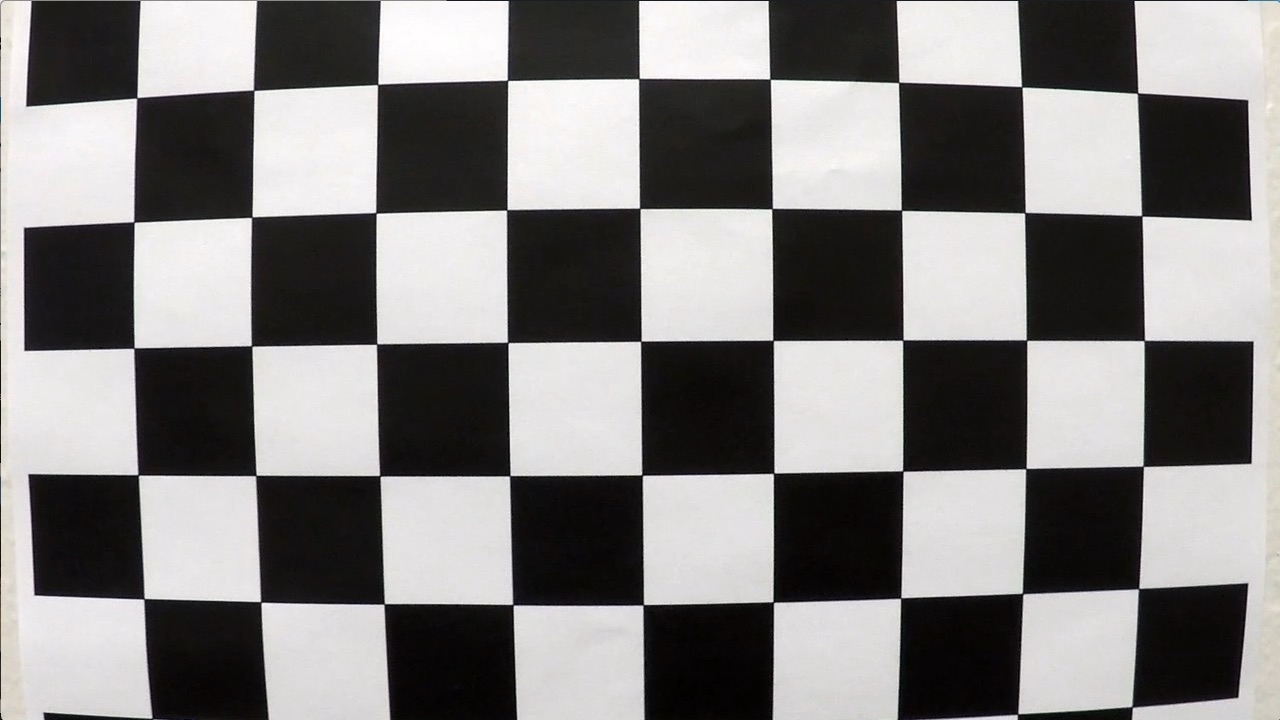
#> input picture camera_cal/calibration1.jpg, 1280 x 720 px; the run also reads 4 pictures not shown here
$ jupyter execute --allow-errors CarND-Advanced-Lane-Lines.ipynb   (shell and % lines are left out)   (older library calls are emulated)
#> lines starting #> are read from the running program, lines starting #| are printed output that depends on the picture; after the words box and inside, x2 and y2 are one past the last pixel; in counts of white or black regions, pixels touching at a corner belong together
# Udacity Self-Driving Car Nanodegree
## Advanced Lane Finding Project

The goals / steps of this project are the following:

* Compute the camera calibration matrix and distortion coefficients given a set of chessboard images.
* Apply a distortion correction to raw images.
* Use color transforms, gradients, etc., to create a thresholded binary image.
* Apply a perspective transform to rectify binary image ("birds-eye view").
* Detect lane pixels and fit to find the lane boundary.
* Determine the curvature of the lane and vehicle position with respect to center.
* Warp the detected lane boundaries back onto the original image.
* Output visual display of the lane boundaries and numerical estimation of lane curvature and vehicle position.

### Imports Lib.

[cell 1]
import numpy as np
import cv2
import pickle
import glob
import matplotlib.pyplot as plt
import ipywidgets
import os
from moviepy.editor import VideoFileClip

print("lib loading done!")

[cell 2]
# load camera calibration data
calibration = pickle.load(open("calibration.p", "rb" ))
#> (reads calibration.p from the repository)
mtx = calibration['mtx']
dist = calibration['dist']

print("calibration data loading done!")

### The process of verifying that the result of the calibration process is successful

[cell 3]
# Test undistortion function
img = cv2.imread('./camera_cal/calibration1.jpg')
#> img is the input picture: shape (720, 1280, 3); mean B, G, R 127.8, 128.4, 130.1
dst = cv2.undistort(img, mtx, dist, None, mtx)

# Visualize undistortion
dst = cv2.cvtColor(dst, cv2.COLOR_BGR2RGB)
f, (ax1, ax2) = plt.subplots(1, 2, figsize=(20,10))
#f.subplots_adjust(hspace = .2, wspace=.05)
ax1.imshow(img)
ax1.set_title('Original Image', fontsize=20)
ax2.imshow(dst)
ax2.set_title('Undistorted Image', fontsize=20)
# save undistorte
cv2.imwrite("./output_images/Undistorted_calibration1.jpg", dst)

print("undistorted processing done!")

### Image used for examination of parameter setting value

[cell 4]
# Image for parameter adjustment
sampleImage = cv2.imread('./test_images/straight_lines1.jpg')
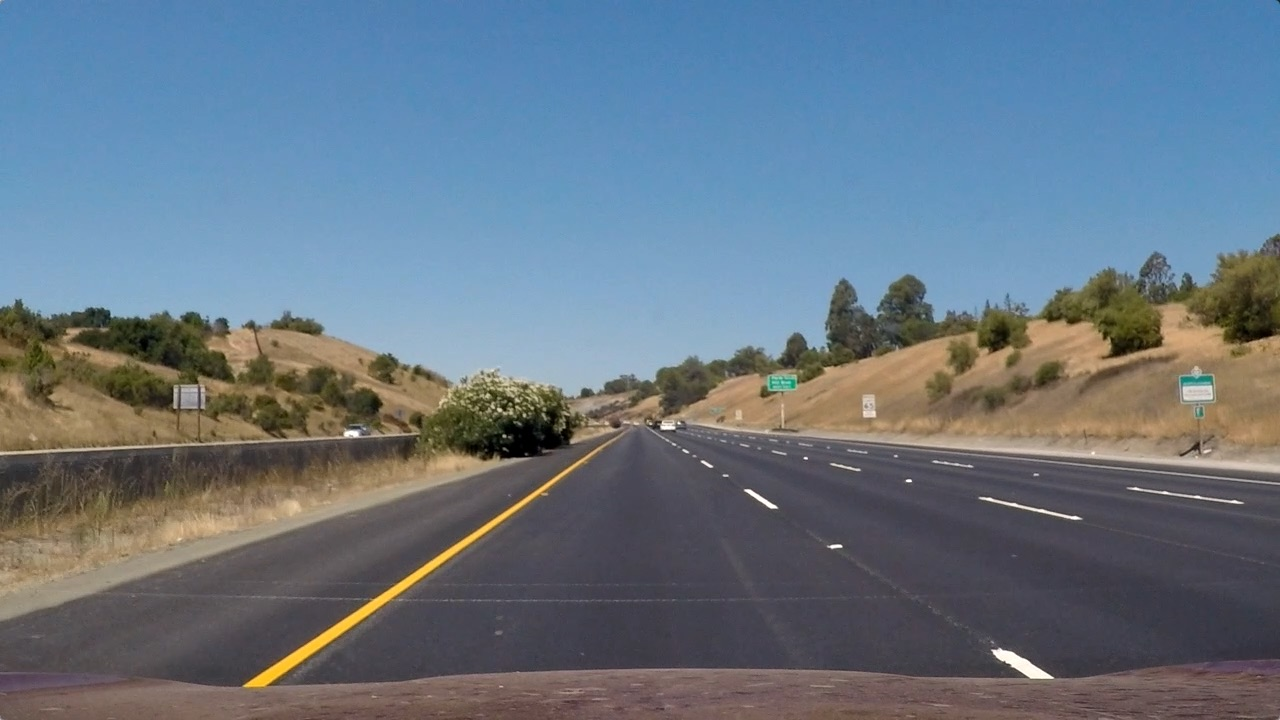
#> input picture test_images/straight_lines1.jpg, 1280 x 720 px
#> sampleImage is the input picture: shape (720, 1280, 3); mean B, G, R 131.2, 117.7, 103.2
sampleImage = cv2.cvtColor(sampleImage, cv2.COLOR_BGR2RGB)
plt.imshow(sampleImage)

### Strain correction processing

[cell 5]
def undistort(img):
    """
    Strain Correction Function
    """
    return cv2.undistort(img, mtx, dist, None, mtx)

#### Image before and after distortion correction processing

[cell 6]
sampleImage_undistort = undistort(sampleImage)

# Visualize undistortion
f, (ax1, ax2) = plt.subplots(1, 2, figsize=(20,10))

ax1.imshow(sampleImage)
ax1.set_title('Original Image', fontsize=20)
ax2.imshow(sampleImage_undistort)
ax2.set_title('Undistorted Image', fontsize=20)

print("undistorted processing done!")

### Perspective transform

[cell 7]
def exec_warp(img, src, dst):
    h,w = img.shape[:2]

    # calculate the tranceform matrix(M) and inverse tranceform matrix(Minv)
    M = cv2.getPerspectiveTransform(src, dst)
    Minv = cv2.getPerspectiveTransform(dst, src)

    # tranceform normal view image to bird's eye view image
    warped = cv2.warpPerspective(img, M, (w,h), flags=cv2.INTER_LINEAR)
    return warped, M, Minv

** Visualize perspective transform on example image **

[cell 8]
h,w = sampleImage_undistort.shape[:2]

h_offset = 0     # height offset
w_offset = 250   # width offset

# define source and destination points for transform

# src point setting
src = np.float32([( 707,464),
                  (1049,682),
                  ( 258,682),
                  ( 575,464)])
# dst point setting
dst = np.float32([[w-w_offset, h_offset],
                  [w-w_offset, h-h_offset],
                  [w_offset, h-h_offset],
                  [w_offset, h_offset]])

# copy image and draw src points
paint = sampleImage_undistort.copy()
vertices = np.int_([src])
cv2.polylines(paint, [vertices], 1, (255,0,0), 4)
#> paint: shape (720, 1280, 3); mean R, G, B 104.7, 117.2, 130.7
for point in src:
    new_point = tuple(point.astype(np.int))
    cv2.circle(paint, new_point, 10, (0,0,255), -1)
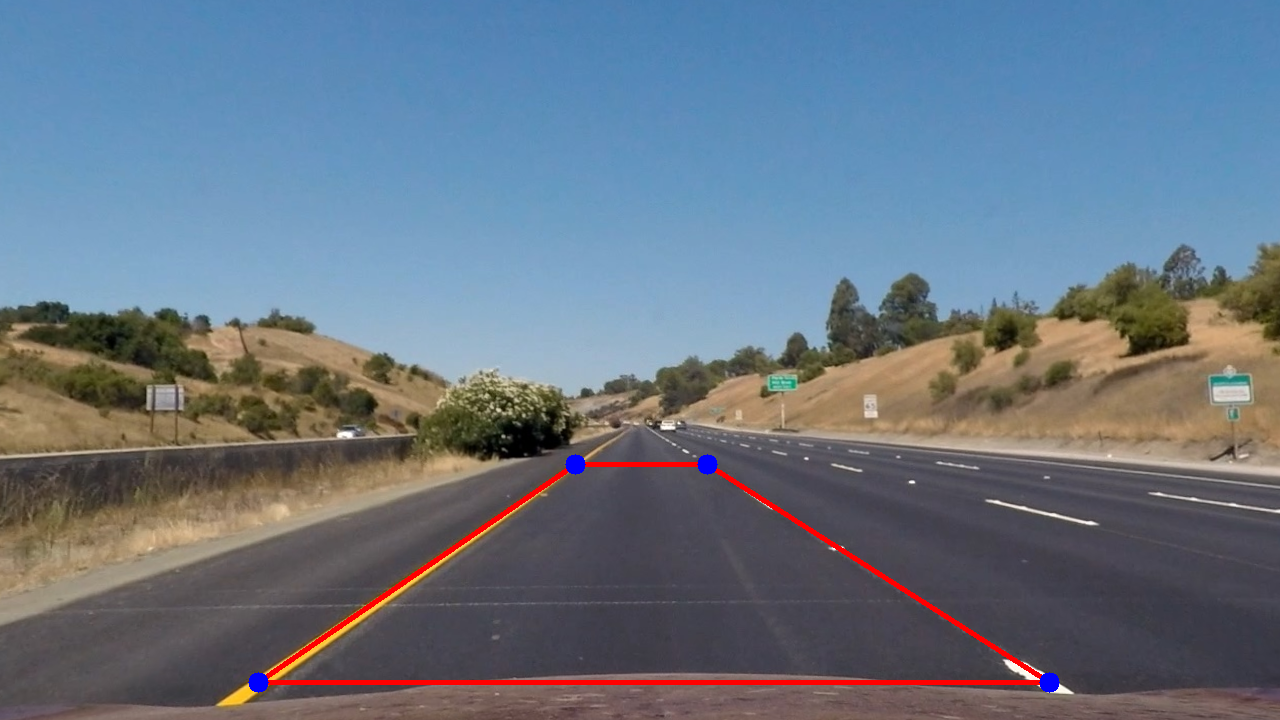
#> paint: shape (720, 1280, 3); mean R, G, B 104.4, 117, 131

# Visualize process
# visualize undistoted image
f, (ax1, ax2) = plt.subplots(1, 2, figsize=(20,10))
ax1.imshow(paint)
ax1.set_title('Undistorted Image', fontsize=20)

# create unwarped image and save mat data for unwaped
sampleImage_warp, M, Minv = exec_warp(paint, src, dst)
#> in exec_warp, `M = cv2.getPerspectiveTransform(src, dst)`: M = [[-0.614, -1.49, 1017.2], [-4.34e-16, -2.06, 954], [-2.74e-19, -0.00238, 1]]
#> in exec_warp, `Minv = cv2.getPerspectiveTransform(dst, src)`: Minv = [[0.169, -0.739, 532.7], [1.77e-16, -0.486, 464], [2.63e-19, -0.00116, 1]]

perspective_mat = {'M': M, 'Minv': Minv}
#> perspective_mat = {'M': [[-0.614, -1.49, 1017.2], [-4.34e-16, -2.06, 954], [-2.74e-19, -0.00238, 1]], 'Minv': [[0.169, -0.739, 532.7], [1.77e-16, -0.486, 464], [2.63e-19, -0.00116, 1]]}
pickle.dump(perspective_mat, open("./perspective_mat.p", "wb"))

ax2.imshow(sampleImage_warp)
ax2.set_title('Warped Image', fontsize=20)

### Process of efficiently extracting lanes using color space and gradient and direction detection

#### HLS Color Space Thresholding process

[cell 9]
def det_lines_by_hls_color(rgb_image, w_low_th, w_up_th, y_low_th, y_up_th):
    """
    Convert rgb color space to hls color space and extract white and yellow lines individually.
    By fusing the two extraction results, lanes of both colors can be detected efficiently.
    """

    # convert rgb to hls
    hls_image = cv2.cvtColor(rgb_image, cv2.COLOR_RGB2HLS)

    white = cv2.inRange(hls_image, w_low_th, w_up_th)  # extract white line
    yellow = cv2.inRange(hls_image, y_low_th, y_up_th) # extract yellow line
    col_combined = yellow | white # Merge results

    return col_combined

#### Sobel Mag. and Dir. Threshold Process

[cell 10]
# Process of combining color space and gradient result
def proc_dilate(image):
    """
    Filtering process to extend extraction results
    """
    element = np.ones((3,3), np.uint8)
    return cv2.dilate(image, element, iterations=4)

def combine_color_and_gradient(col_th_result, grad_th_result):
    """
    Process of combining color space and gradient result
    """
    combined_result = col_th_result & proc_dilate(grad_th_result)

    element = np.ones((3,3), np.uint8)
    eroded = cv2.erode(combined_result, element, iterations=1) # Remove image noise and whiskers
    dilated = cv2.dilate(eroded, element, iterations=2)        # Supplementing defective parts of images

    return dilated

[cell 11]
def det_lines_by_sobel(rgb_image, sobel_mag_th, sobel_ang_th):
    """
    A function that calculates the gradient in the x and y directions using the sobel filter
    and extracts the result only in the limited direction
    """
#> called with sobel_mag_th = (10, 250), sobel_ang_th = (0, 1.4)
    # convert rgb to hls
    hls_image = cv2.cvtColor(rgb_image, cv2.COLOR_RGB2HLS)
#> hls_image: shape (720, 1280, 3); mean of channels 0, 1, 2 23.7, 72.9, 202.4

    # s channel
    s_channel = hls_image[:,:,2]

    # Sobel x
    sobel_x = cv2.Sobel(s_channel, cv2.CV_64F, 1, 0) # Take the derivative in x
    abs_sobel_x = np.absolute(sobel_x) # Absolute x derivative to accentuate lines away from horizontal

    # Sobel y
    sobel_y = cv2.Sobel(s_channel, cv2.CV_64F, 0, 1) # Take the derivative in y
    abs_sobel_y = np.absolute(sobel_y) # Absolute x derivative to accentuate lines away from horizontal

    # calc mag and angle of grad
    mag = np.sqrt(sobel_x*sobel_x + sobel_y*sobel_y)
    mag_img = (255*mag/np.max(mag)).astype(np.uint8)
    # The magnitude of change in pixel value in the horizontal direction:abs_sobel_x
    # The magnitude of change in pixel value in the vertical direction:abs_sobel_y
    # For the above reasons, the arguments are as follows.
    sobel_ang = np.arctan2(abs_sobel_x, abs_sobel_y)

    # Threshold of gradient and direction
    sobel_binary = np.zeros_like(sobel_x, np.uint8)
    sobel_binary[(mag_img >= sobel_mag_th[0]) & (mag_img <= sobel_mag_th[1]) & \
                 (sobel_ang >= sobel_ang_th[0]) & (sobel_ang <= sobel_ang_th[1])] = 1

    return sobel_binary

### Setting value review process

##### The result of converting the sample image (RGB) into the HLS color space is shown below.

[cell 12]
sampleImage_warp, M, Minv = exec_warp(sampleImage_undistort, src, dst)
hls = cv2.cvtColor(sampleImage_warp, cv2.COLOR_RGB2HLS)
h = hls[:,:,0]
l = hls[...,1]
s = hls[...,2]

plt.figure(figsize=(15, 20))
plt.subplot(1, 3, 1)
plt.imshow(h, cmap='gray')
plt.title("H channel")
plt.axis('off')
plt.subplot(1, 3, 2)
plt.imshow(l, cmap='gray')
plt.title("L channel")
plt.axis('off')
plt.subplot(1, 3, 3)
plt.imshow(s, cmap='gray')
plt.title("S channel")
plt.axis('off')

#### For the HLS image, the line is extracted by performing threshold processing on the color information, the gradient and its direction. The threshold decision process of each process is as follows.

###### Threshold processing using color information

[cell 13]
# detection while or yellow lines for(trial func)
def hls_prm_adj_proc(hls, lower, upper):

    lower_th = (lower[0], lower[1], lower[2])
    upper_th = (upper[0], upper[1], upper[2])

    return cv2.inRange(hls, lower_th, upper_th)

[cell 14]
w_lower = (0, 180, 0)
w_upper  = (200, 250, 250)
y_lower = (0, 80, 20)
y_upper  = (60, 230, 255)

# Visualize
f, (ax1, ax2) = plt.subplots(1, 2, figsize=(20,10))

white = hls_prm_adj_proc(hls, w_lower, w_upper)
ax1.imshow(white, cmap='gray')
ax1.set_title('white line', fontsize=20)

yellow = hls_prm_adj_proc(hls, y_lower, y_upper)
ax2.imshow(yellow, cmap='gray')
ax2.set_title('yellow line', fontsize=20)

##### Threshold processing of gradient and its direction

[cell 15]
# Visualize undistortion
f, (ax1, ax2) = plt.subplots(1, 2, figsize=(20,10))

# Gradient(mag and angle) threshold
sobel_mag_th = (10, 250)
sobel_ang_th = (0, 1.4)
th_gradient = det_lines_by_sobel(hls, sobel_mag_th, sobel_ang_th)
#> th_gradient: shape (720, 1280); values 0 (black) and 1 (white), 9.9% white in thin lines or dots

ax1.imshow(th_gradient, cmap='gray')
ax1.set_title('Sobel(mag and dir)', fontsize=20)

# combine process
th_color = white | yellow
#> th_color: shape (720, 1280); 6.1% white; 54 white regions (32 under 20 px), largest, box (x1, y1, x2, y2) and area: (202, 0, 327, 720) 46522, (171, 0, 218, 155) 3079, (1012, 318, 1042, 437) 2388
# combine results of color and sobel
combined = combine_color_and_gradient(th_color, th_gradient)
#> in proc_dilate, `return cv2.dilate(image, element, iterations=4)`:
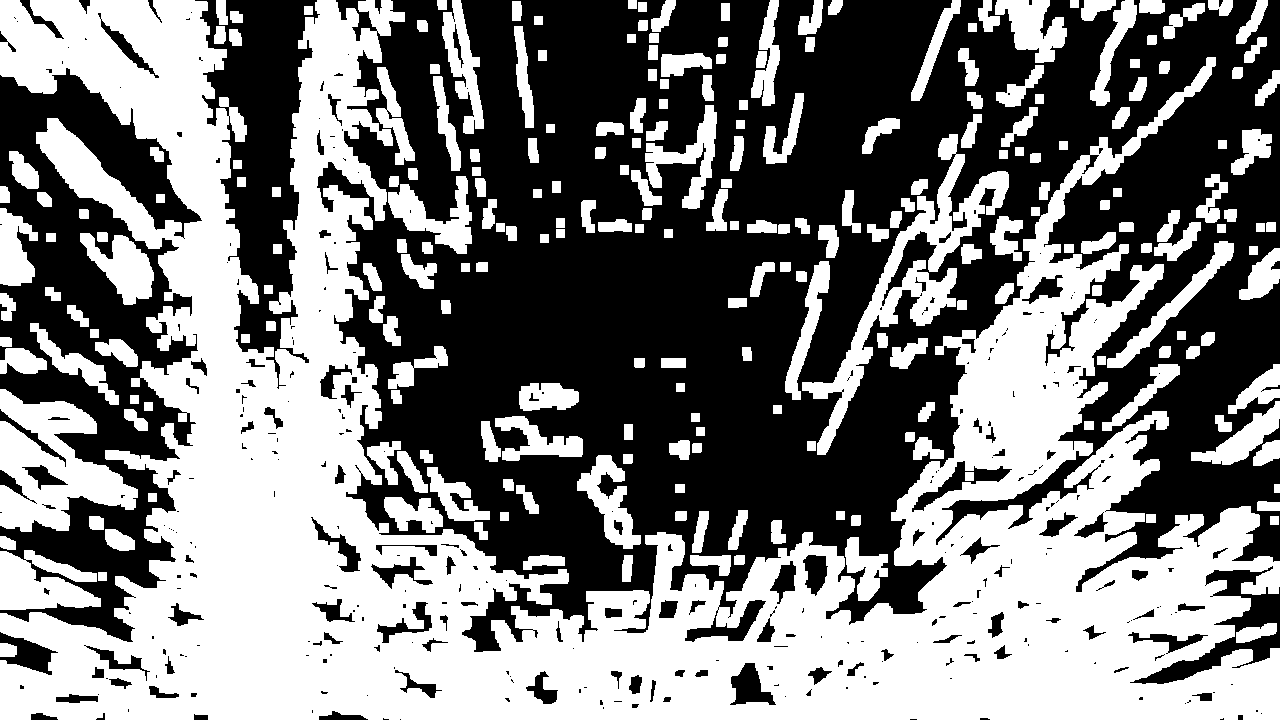
#> returned value: shape (720, 1280); values 0 (black) and 1 (white), 48.4% white; 248 white regions, largest, box (x1, y1, x2, y2) and area: (0, 0, 1280, 720) 326131, (802, 134, 1009, 455) 10884, (0, 389, 138, 532) 10480
#> in combine_color_and_gradient, `eroded = cv2.erode(combined_result, element, iterations=1)`:
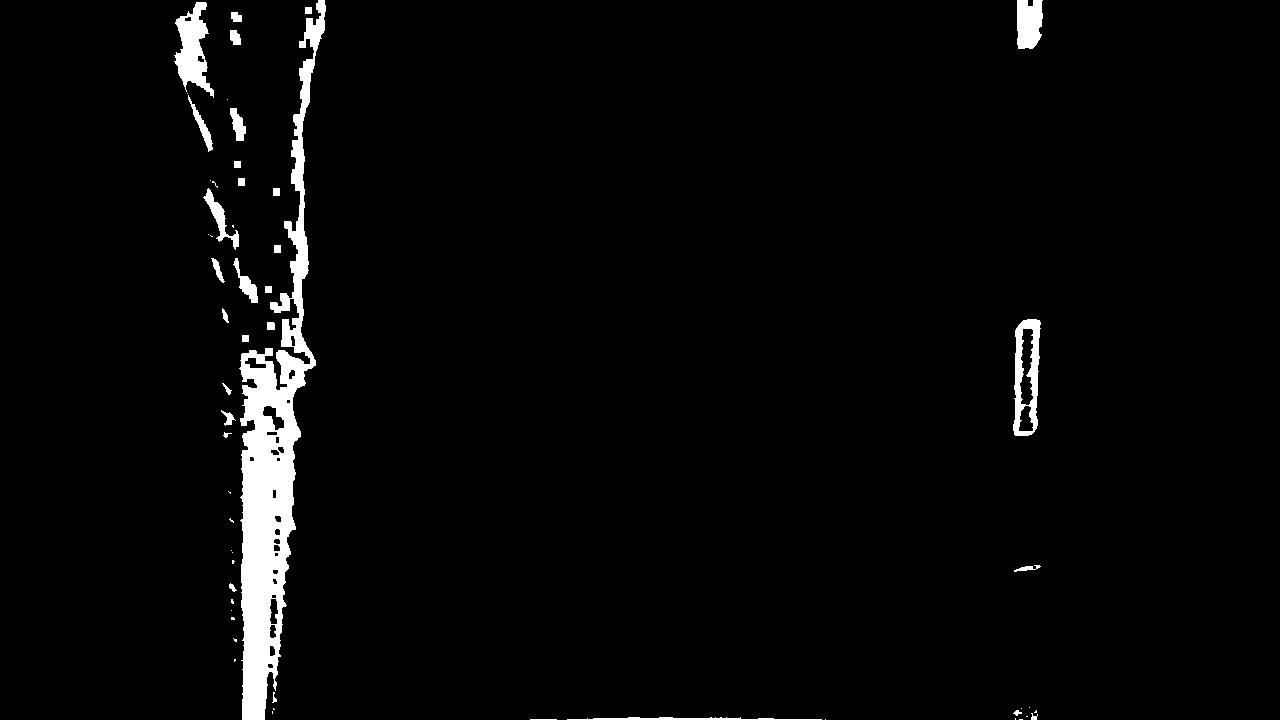
#> eroded: shape (720, 1280); values 0 (black) and 1 (white), 3% white; 56 white regions (26 under 20 px), largest, box (x1, y1, x2, y2) and area: (239, 0, 326, 720) 19487, (174, 2, 214, 98) 1937, (1013, 319, 1041, 436) 1718

ax2.imshow(combined, cmap='gray')
ax2.set_title('Combined', fontsize=20)
#> (the rest of the program and of its run is left out)
